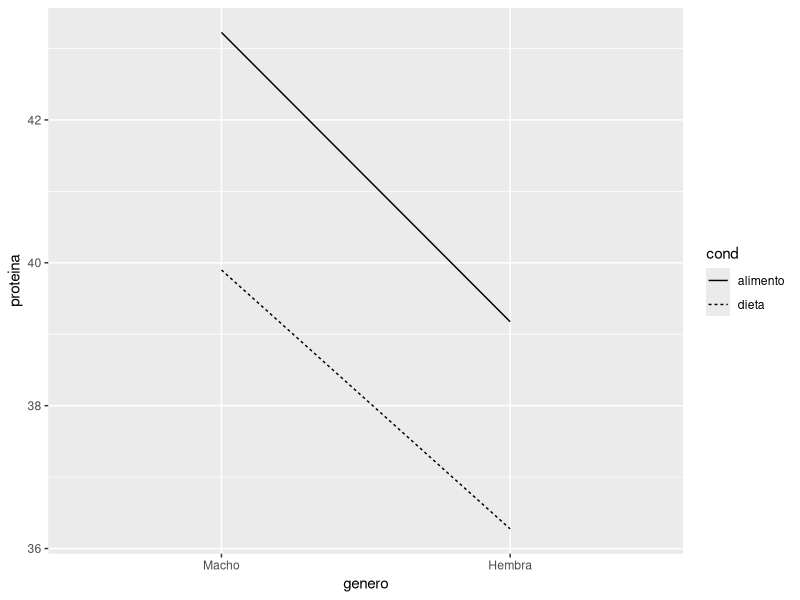

The R script that drew this image:
## ---- chunk 1
base=read.csv("tortugas1.csv")
base$genero=as.factor(base$genero)
base$cond=as.factor(base$cond)
str(base$genero)
str(base$cond)
levels(base$genero)=c("Macho","Hembra")
## ---- chunk 2
table(base$genero,base$cond)
## ---- chunk 3
mg=mean(base$proteina);mg

## ---- chunk 4
mc1=tapply(base$proteina,base$cond,mean)[1];mc1
mc2=tapply(base$proteina,base$cond,mean)[2];mc2


a1=mc1-mg;a1
a2=mc2-mg;a2
## ---- chunk 5
mge1=tapply(base$proteina,base$genero,mean)[1];mge1
mge2=tapply(base$proteina,base$genero,mean)[2];mge2

b1=mge1-mg;b1
b2=mge2-mg;b2
## ---- chunk 6
tapply(base$proteina,list(base$genero,base$cond),mean)
## ---- chunk 7
t11=mg+a1+b1;t11
t21=mg+a2+b1;t21
t12=mg+a1+b2;t12
t22=mg+a2+b2;t22

## ---- chunk 8
library(ggplot2)
ggplot(base,aes(x=genero,y=proteina,group = cond))+
  stat_summary(fun.y = "mean",geom = "line",aes(linetype = cond))
## ---- chunk 9
mod=aov(base$proteina~base$cond+base$genero)
model.tables(mod)
